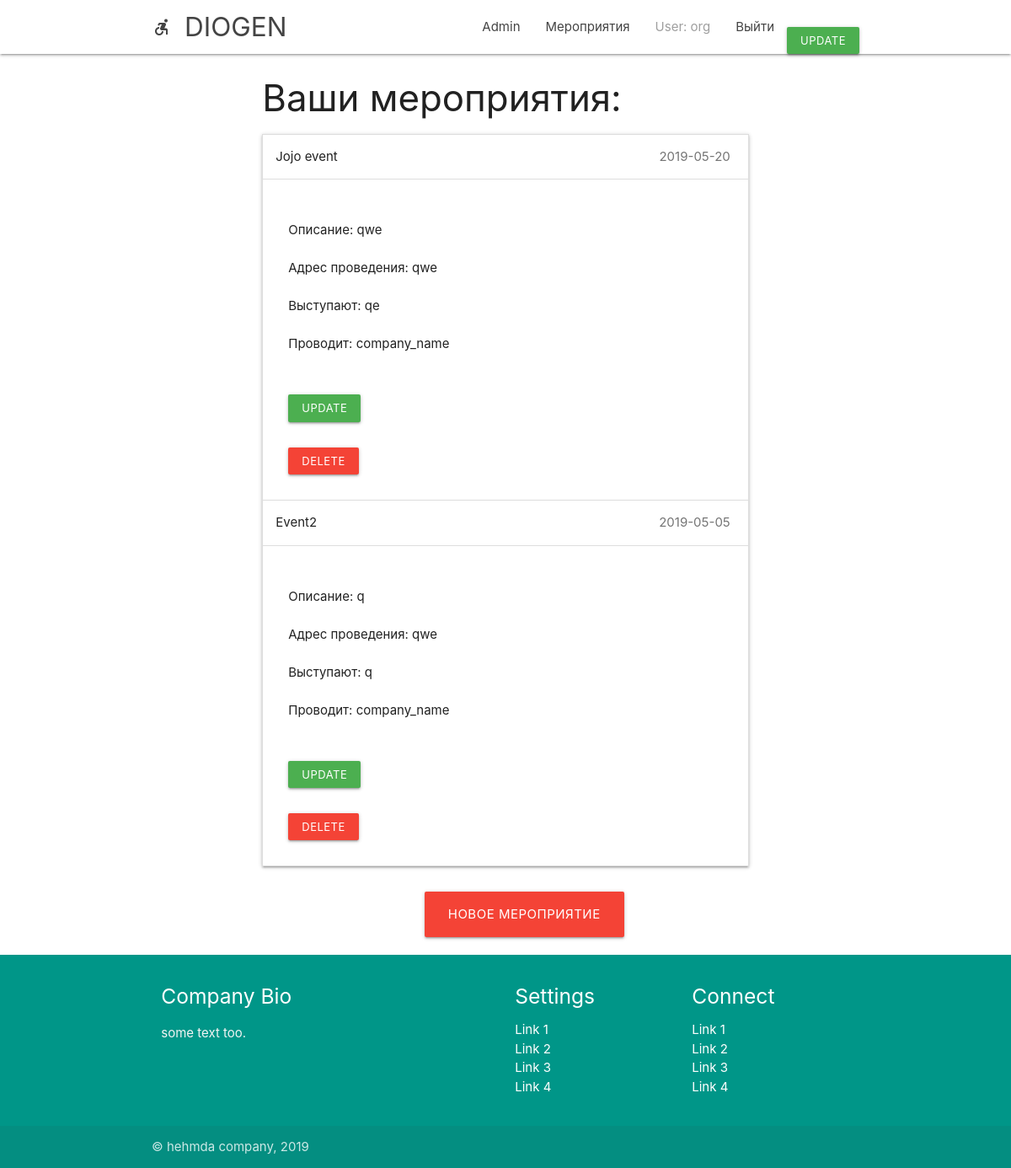
The page /myevents/ (signed in) on the database as committed earlier.
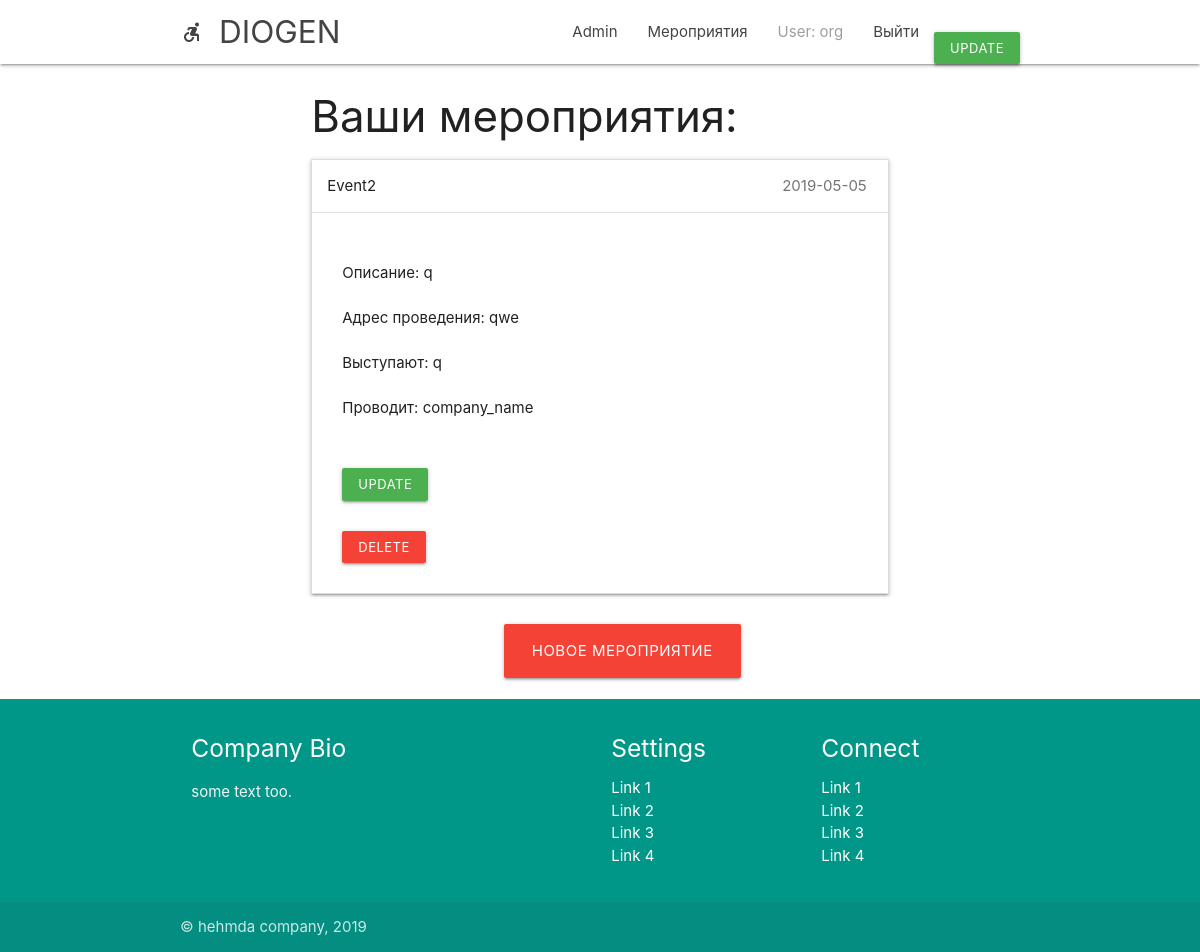
The same page on the database as committed later.
### userApp/models.py (models this page shows, shortened)
class EventProfile(models.Model):
    name = models.CharField(max_length=100,default='', blank=False)
    address = models.CharField(max_length=100,default='', blank=False)
    date = models.CharField(max_length=100, default='', blank=False)
    group = models.CharField(max_length=100, default='', blank=False)
    description = models.TextField(default='',blank=True)
    company = models.ForeignKey(PersonProfile, on_delete=models.CASCADE, blank=False)

class PersonProfile(models.Model):
    user = models.OneToOneField(User, on_delete=models.CASCADE, blank=False)
    adress=models.CharField(max_length=100,default='', blank=True)
    phone=models.CharField(max_length=20,default='', blank=True)
    description=models.TextField(default='',blank=True)
    image = models.FileField(upload_to = 'pic_folder/', default = 'pic_folder/None/no-img.jpg')
    spec=models.IntegerField(default=0) #0 - deg, 1 - mus, 2 - org
    birth_date=models.CharField(max_length=100, default='', blank=True)
    nickname=models.CharField(max_length=100,default='', blank=True)
    genres=models.CharField(max_length=100,default='', blank=True)
    instruments=models.CharField(max_length=200,default='', blank=True)
    soundcloud=models.CharField(max_length=100, default='', blank=True)
    company=models.CharField(max_length=100,default='', blank=True)
    followers = models.ManyToManyField('self', related_name='follows', symmetrical=False)
    User.profile = property(lambda u: PersonProfile.objects.get_or_create(user=u)[0])

### userApp/views.py (the view)
# urls.py: path('myevents/', views.EventList.as_view(), name="EventList"),
class EventList(ListView):
    model = EventProfile
    context_object_name = 'context'
    template_name = 'userApp/my_events.html'
    def get_queryset(self):
        result = super(EventList, self).get_queryset()
        return result.filter(company=get_object_or_404(PersonProfile, user=self.request.user))

### userApp/templates/userApp/my_events.html (shortened to what this page needs)
{% extends "mainPage/wrapper.html" %}
{% load static %}
{% block page %}
    <div class="row">
    <div class="col s3 m3 l3">
    </div>
    <div class="col s6 m6 l6">
            <h3>Ваши мероприятия:</h3>
                <ul class="collapsible" style="margin-block-end: 0px; margin-block-start: 0px;">
                    {% for event in  context %}
                    <li class="active">
                        <div class="collapsible-header" tabindex="0"> {{event.name}} <span class="badge">{{event.date}} </span></div>
                        <div class="collapsible-body" style="display: block;">
                        <p> Описание: {{event.description}}</p>
                        <p> Адрес проведения: {{event.address}}</p>
                        <p> Выступают: {{event.group}}</p>
                        <p> Проводит: {{event.company.company}}</p>
                        <form id="" action={% url 'EventUpdate' pk=event.pk %}>
                            <button type="submit", class='btn-small green ' style="margin-top: 30px;">Update</button>
                        <form id="" action={% url 'EventDelete' event.pk %}   method="post" accept-charset="utf-8">
                            <button type="submit", class='btn-small red' style="margin-top: 30px;">Delete</button>
                        </form>
                        </div>
                    </li>
                    {% endfor %}
                </ul>
            <div class="col s3 m3 l4"></div>
            <a href="/newevent/" class='btn-large red' style="margin-top: 30px;">Новое мероприятие</a>
    </div>
    <div class="col s3 m3 l3">
    </div>
    </div>
{% endblock %}

Rows that differ between the two databases and show on the page:
removed EventProfile: name "Jojo event", date "2019-05-20", description "qwe", address "qwe", group "qe", company.company "company_name"
